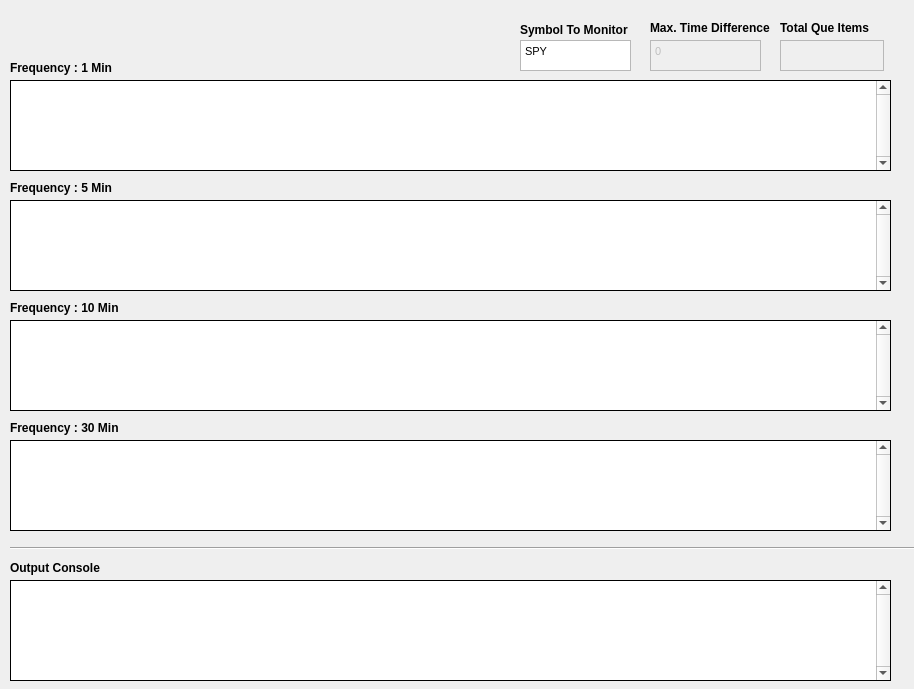
<?xml version="1.0" encoding="UTF-8"?>
<ui version="4.0">
 <class>TDisplay</class>
 <widget class="QWidget" name="TDisplay">
  <property name="geometry">
   <rect>
    <x>0</x>
    <y>0</y>
    <width>914</width>
    <height>689</height>
   </rect>
  </property>
  <property name="windowTitle">
   <string>TDisplay</string>
  </property>
  <widget class="QLabel" name="label">
   <property name="geometry">
    <rect>
     <x>10</x>
     <y>60</y>
     <width>111</width>
     <height>16</height>
    </rect>
   </property>
   <property name="font">
    <font>
     <weight>75</weight>
     <bold>true</bold>
    </font>
   </property>
   <property name="text">
    <string>Frequency : 1 Min</string>
   </property>
  </widget>
  <widget class="QLabel" name="label_2">
   <property name="geometry">
    <rect>
     <x>10</x>
     <y>180</y>
     <width>111</width>
     <height>16</height>
    </rect>
   </property>
   <property name="font">
    <font>
     <weight>75</weight>
     <bold>true</bold>
    </font>
   </property>
   <property name="text">
    <string>Frequency : 5 Min</string>
   </property>
  </widget>
  <widget class="Line" name="line_3">
   <property name="geometry">
    <rect>
     <x>10</x>
     <y>540</y>
     <width>971</width>
     <height>16</height>
    </rect>
   </property>
   <property name="orientation">
    <enum>Qt::Horizontal</enum>
   </property>
  </widget>
  <widget class="QLabel" name="label_3">
   <property name="geometry">
    <rect>
     <x>10</x>
     <y>300</y>
     <width>111</width>
     <height>16</height>
    </rect>
   </property>
   <property name="font">
    <font>
     <weight>75</weight>
     <bold>true</bold>
    </font>
   </property>
   <property name="text">
    <string>Frequency : 10 Min</string>
   </property>
  </widget>
  <widget class="QLabel" name="label_4">
   <property name="geometry">
    <rect>
     <x>10</x>
     <y>420</y>
     <width>111</width>
     <height>16</height>
    </rect>
   </property>
   <property name="font">
    <font>
     <weight>75</weight>
     <bold>true</bold>
    </font>
   </property>
   <property name="text">
    <string>Frequency : 30 Min</string>
   </property>
  </widget>
  <widget class="QLabel" name="label_10">
   <property name="geometry">
    <rect>
     <x>10</x>
     <y>560</y>
     <width>91</width>
     <height>16</height>
    </rect>
   </property>
   <property name="font">
    <font>
     <weight>75</weight>
     <bold>true</bold>
    </font>
   </property>
   <property name="text">
    <string>Output Console</string>
   </property>
  </widget>
  <widget class="QListWidget" name="listConsole">
   <property name="geometry">
    <rect>
     <x>10</x>
     <y>580</y>
     <width>881</width>
     <height>101</height>
    </rect>
   </property>
   <property name="frameShape">
    <enum>QFrame::Box</enum>
   </property>
   <property name="frameShadow">
    <enum>QFrame::Plain</enum>
   </property>
   <property name="verticalScrollBarPolicy">
    <enum>Qt::ScrollBarAlwaysOn</enum>
   </property>
   <property name="autoScroll">
    <bool>true</bool>
   </property>
   <property name="autoScrollMargin">
    <number>21</number>
   </property>
   <property name="alternatingRowColors">
    <bool>true</bool>
   </property>
   <property name="selectionMode">
    <enum>QAbstractItemView::NoSelection</enum>
   </property>
   <property name="verticalScrollMode">
    <enum>QAbstractItemView::ScrollPerItem</enum>
   </property>
  </widget>
  <widget class="QLabel" name="label_5">
   <property name="geometry">
    <rect>
     <x>780</x>
     <y>20</y>
     <width>101</width>
     <height>16</height>
    </rect>
   </property>
   <property name="font">
    <font>
     <weight>75</weight>
     <bold>true</bold>
    </font>
   </property>
   <property name="text">
    <string>Total Que Items</string>
   </property>
  </widget>
  <widget class="QTextEdit" name="textEditQuantity">
   <property name="enabled">
    <bool>false</bool>
   </property>
   <property name="geometry">
    <rect>
     <x>780</x>
     <y>40</y>
     <width>104</width>
     <height>31</height>
    </rect>
   </property>
  </widget>
  <widget class="QLabel" name="label_6">
   <property name="geometry">
    <rect>
     <x>650</x>
     <y>20</y>
     <width>121</width>
     <height>16</height>
    </rect>
   </property>
   <property name="font">
    <font>
     <weight>75</weight>
     <bold>true</bold>
    </font>
   </property>
   <property name="text">
    <string>Max. Time Difference</string>
   </property>
  </widget>
  <widget class="QTextEdit" name="textTimeDifference">
   <property name="enabled">
    <bool>false</bool>
   </property>
   <property name="geometry">
    <rect>
     <x>650</x>
     <y>40</y>
     <width>111</width>
     <height>31</height>
    </rect>
   </property>
   <property name="readOnly">
    <bool>false</bool>
   </property>
   <property name="html">
    <string>&lt;!DOCTYPE HTML PUBLIC &quot;-//W3C//DTD HTML 4.0//EN&quot; &quot;http://www.w3.org/TR/REC-html40/strict.dtd&quot;&gt;
&lt;html&gt;&lt;head&gt;&lt;meta name=&quot;qrichtext&quot; content=&quot;1&quot; /&gt;&lt;style type=&quot;text/css&quot;&gt;
p, li { white-space: pre-wrap; }
&lt;/style&gt;&lt;/head&gt;&lt;body style=&quot; font-family:'MS Shell Dlg 2'; font-size:8.25pt; font-weight:400; font-style:normal;&quot;&gt;
&lt;p style=&quot; margin-top:0px; margin-bottom:0px; margin-left:0px; margin-right:0px; -qt-block-indent:0; text-indent:0px;&quot;&gt;&lt;span style=&quot; font-size:8pt;&quot;&gt;0&lt;/span&gt;&lt;/p&gt;&lt;/body&gt;&lt;/html&gt;</string>
   </property>
  </widget>
  <widget class="QLabel" name="label_7">
   <property name="geometry">
    <rect>
     <x>520</x>
     <y>20</y>
     <width>111</width>
     <height>20</height>
    </rect>
   </property>
   <property name="font">
    <font>
     <weight>75</weight>
     <bold>true</bold>
    </font>
   </property>
   <property name="text">
    <string>Symbol To Monitor</string>
   </property>
  </widget>
  <widget class="QTextEdit" name="textSymbolMonitor">
   <property name="geometry">
    <rect>
     <x>520</x>
     <y>40</y>
     <width>111</width>
     <height>31</height>
    </rect>
   </property>
   <property name="html">
    <string>&lt;!DOCTYPE HTML PUBLIC &quot;-//W3C//DTD HTML 4.0//EN&quot; &quot;http://www.w3.org/TR/REC-html40/strict.dtd&quot;&gt;
&lt;html&gt;&lt;head&gt;&lt;meta name=&quot;qrichtext&quot; content=&quot;1&quot; /&gt;&lt;style type=&quot;text/css&quot;&gt;
p, li { white-space: pre-wrap; }
&lt;/style&gt;&lt;/head&gt;&lt;body style=&quot; font-family:'MS Shell Dlg 2'; font-size:8.25pt; font-weight:400; font-style:normal;&quot;&gt;
&lt;p style=&quot; margin-top:0px; margin-bottom:0px; margin-left:0px; margin-right:0px; -qt-block-indent:0; text-indent:0px;&quot;&gt;&lt;span style=&quot; font-size:8pt;&quot;&gt;SPY&lt;/span&gt;&lt;/p&gt;&lt;/body&gt;&lt;/html&gt;</string>
   </property>
  </widget>
  <widget class="QTableView" name="OneMinTableView">
   <property name="geometry">
    <rect>
     <x>10</x>
     <y>80</y>
     <width>881</width>
     <height>91</height>
    </rect>
   </property>
   <property name="frameShape">
    <enum>QFrame::Box</enum>
   </property>
   <property name="frameShadow">
    <enum>QFrame::Plain</enum>
   </property>
   <property name="verticalScrollBarPolicy">
    <enum>Qt::ScrollBarAlwaysOn</enum>
   </property>
   <property name="autoScroll">
    <bool>false</bool>
   </property>
   <property name="alternatingRowColors">
    <bool>true</bool>
   </property>
   <property name="wordWrap">
    <bool>false</bool>
   </property>
   <attribute name="verticalHeaderDefaultSectionSize">
    <number>25</number>
   </attribute>
  </widget>
  <widget class="QTableView" name="FiveMinTableView">
   <property name="geometry">
    <rect>
     <x>10</x>
     <y>200</y>
     <width>881</width>
     <height>91</height>
    </rect>
   </property>
   <property name="frameShape">
    <enum>QFrame::Box</enum>
   </property>
   <property name="frameShadow">
    <enum>QFrame::Plain</enum>
   </property>
   <property name="verticalScrollBarPolicy">
    <enum>Qt::ScrollBarAlwaysOn</enum>
   </property>
   <property name="autoScroll">
    <bool>false</bool>
   </property>
   <property name="alternatingRowColors">
    <bool>true</bool>
   </property>
   <property name="wordWrap">
    <bool>false</bool>
   </property>
   <attribute name="verticalHeaderDefaultSectionSize">
    <number>25</number>
   </attribute>
  </widget>
  <widget class="QTableView" name="TenMinTableView">
   <property name="geometry">
    <rect>
     <x>10</x>
     <y>320</y>
     <width>881</width>
     <height>91</height>
    </rect>
   </property>
   <property name="frameShape">
    <enum>QFrame::Box</enum>
   </property>
   <property name="frameShadow">
    <enum>QFrame::Plain</enum>
   </property>
   <property name="verticalScrollBarPolicy">
    <enum>Qt::ScrollBarAlwaysOn</enum>
   </property>
   <property name="autoScroll">
    <bool>false</bool>
   </property>
   <property name="alternatingRowColors">
    <bool>true</bool>
   </property>
   <property name="wordWrap">
    <bool>false</bool>
   </property>
   <attribute name="verticalHeaderDefaultSectionSize">
    <number>25</number>
   </attribute>
  </widget>
  <widget class="QTableView" name="ThirtyMinTableView">
   <property name="geometry">
    <rect>
     <x>10</x>
     <y>440</y>
     <width>881</width>
     <height>91</height>
    </rect>
   </property>
   <property name="frameShape">
    <enum>QFrame::Box</enum>
   </property>
   <property name="frameShadow">
    <enum>QFrame::Plain</enum>
   </property>
   <property name="verticalScrollBarPolicy">
    <enum>Qt::ScrollBarAlwaysOn</enum>
   </property>
   <property name="autoScroll">
    <bool>false</bool>
   </property>
   <property name="alternatingRowColors">
    <bool>true</bool>
   </property>
   <property name="wordWrap">
    <bool>false</bool>
   </property>
   <attribute name="verticalHeaderDefaultSectionSize">
    <number>25</number>
   </attribute>
  </widget>
 </widget>
 <layoutdefault spacing="6" margin="11"/>
 <resources/>
 <connections/>
</ui>
